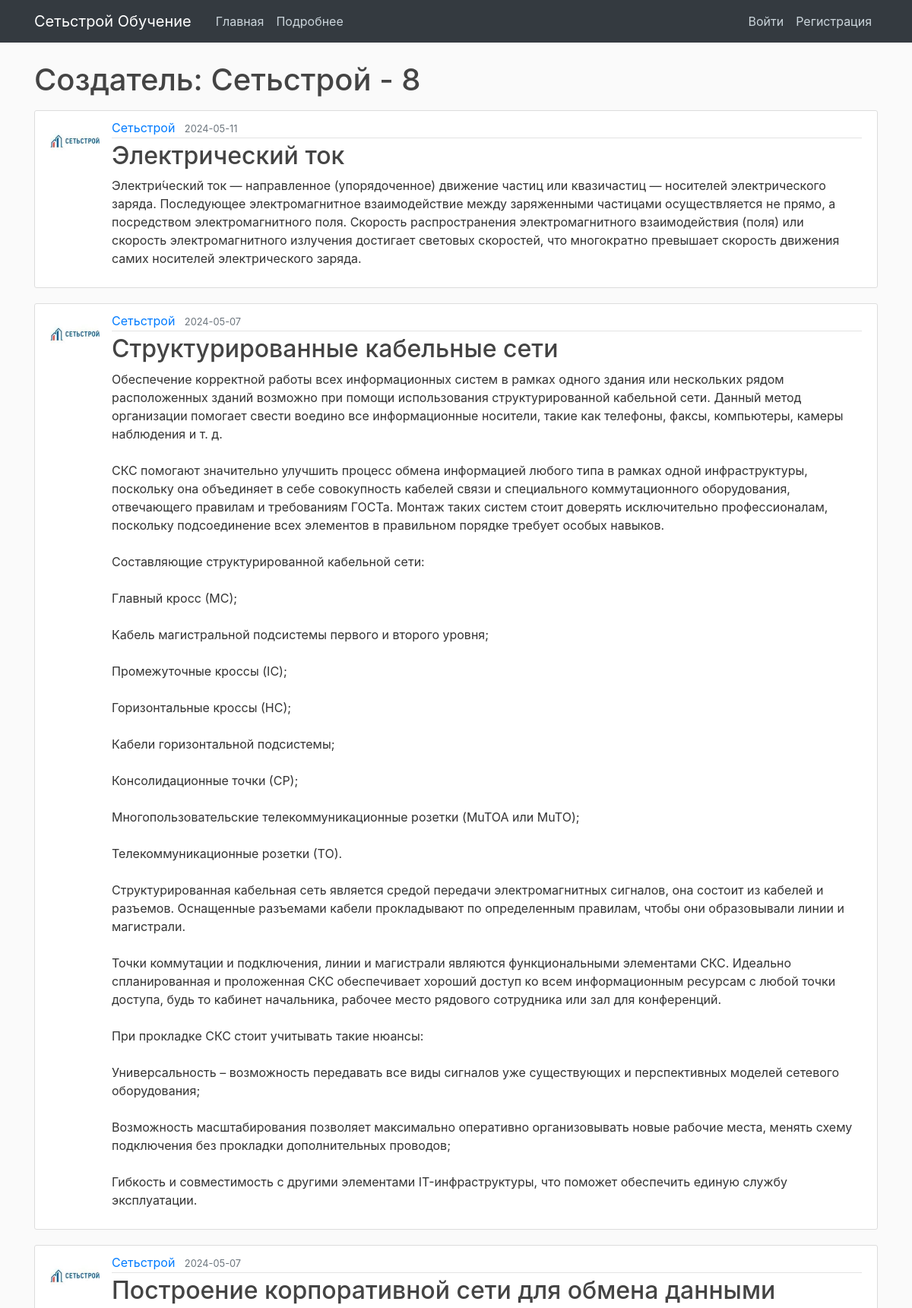
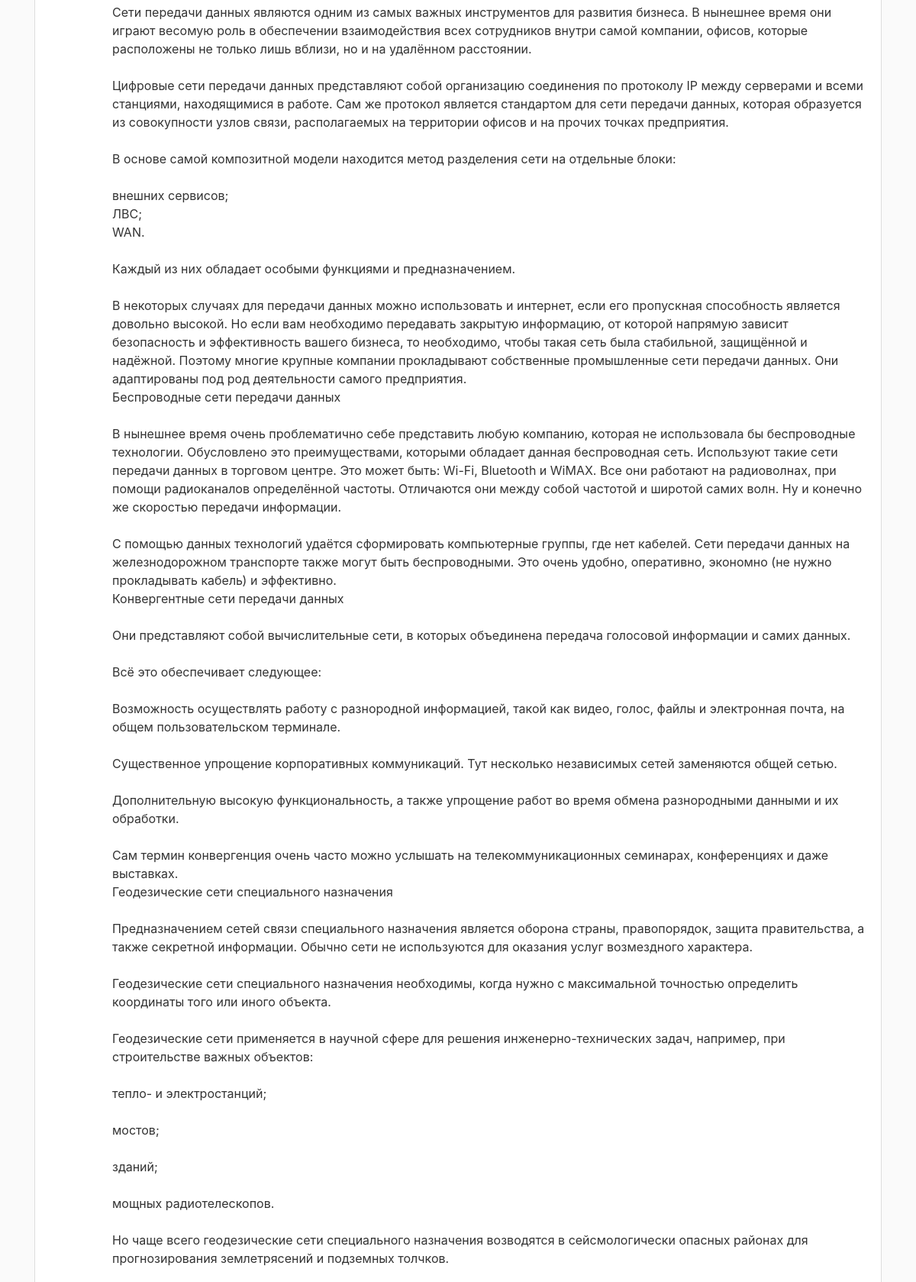
The page /user/Сетьстрой (upper part) on the database its author committed (2 pictures, top to bottom).
### main/models.py (models this page shows, shortened)
class User(db.Model, UserMixin):
    id = db.Column(db.Integer, primary_key=True)
    username = db.Column(db.String(70), nullable=False)
    email = db.Column(db.String(120), unique=True, nullable=False)
    image_file = db.Column(db.String(20), nullable=False, default='default.jpg')
    password = db.Column(db.String(60), nullable=False)
    role = db.Column(db.Integer, default=0)
    posts = db.relationship('Post', backref='author', lazy=True)
    passed_tests = db.relationship('PassedTests', backref='passed', lazy=True)

class Post(db.Model):
    id = db.Column(db.Integer, primary_key=True)
    title = db.Column(db.String(100), nullable=False)
    date_posted = db.Column(db.DateTime, nullable=False, default=datetime.utcnow)
    content = db.Column(db.Text, nullable=False, default='default.jpg')
    user_id = db.Column(db.Integer, db.ForeignKey('user.id'), nullable=False)
    questions = db.relationship('Publication', backref='availableTests', lazy=True)

### main/routes.py (the view)
@app.route("/user/<string:username>")
def user_posts(username):
    page = request.args.get('page', 1, type=int)
    user = User.query.filter_by(username=username).first_or_404()
    posts = Post.query.filter_by(author=user)\
        .order_by(Post.date_posted.desc())\
        .paginate(page=page, per_page=6)
    return render_template('user_posts.html', posts=posts, user=user)

### main/templates/user_posts.html (shortened to what this page needs)
{% extends "layout.html" %}
{% block content %}
    <h1 class="mb-3">Создатель: {{ user.username }} - {{ posts.total }}</h1>
    {% for post in posts.items %}
        <article class="media content-section">
          <img class="rounded-circle article-img" src="{{ url_for('static', filename='profile_pics/' + post.author.image_file) }}">
          <div class="media-body">
            <div class="article-metadata">
              <a class="mr-2" href="{{ url_for('user_posts', username=post.author.username) }}">{{ post.author.username }}</a>
              <small class="text-muted">{{ post.date_posted.strftime('%Y-%m-%d') }}</small>
            </div>
            <h2><a class="article-title" href="{{ url_for('post', post_id=post.id) }}">{{ post.title }}</a></h2>
            <p class="article-content">{{ post.content }}</p>
          </div>
        </article>
    {% endfor %}
{% endblock content %}

### main/static/main.css (style rules this page uses)
body { background: #fafafa; color: #333333; margin-top: 5rem; }
h1, h2, h3, h4, h5, h6 { color: #444444; }
.content-section { background: #ffffff; padding: 10px 20px; border: 1px solid #dddddd; border-radius: 3px; margin-bottom: 20px; }
.article-title { color: #444444; }
.article-content { white-space: pre-line; }
.article-img { height: 65px; width: 65px; margin-right: 16px; }
.article-metadata { padding-bottom: 1px; margin-bottom: 4px; border-bottom: 1px solid #e3e3e3 }

### rows shown on the page
User: username "Сетьстрой"
Post: image_file (picture), author.username "Сетьстрой", date_posted "2024-05-11", title "Электрический ток", content "Электри́ческий ток — направленное (упорядоченное) движение частиц или квазичастиц — носителей электрического заряда. Последующее электромагнитное взаимодействие между заряженными частицами осуществляется не прямо, а посредством электромагнитного поля. Скорость распространения электромагнитного взаимодействия (поля) или скорость электромагнитного излучения достигает световых скоростей, что многократно превышает скорость движения самих носителей электрического заряда."
Post: image_file (picture), author.username "Сетьстрой", date_posted "2024-05-07", title "Структурированные кабельные сети", content "Обеспечение корректной работы всех информационных систем в рамках одного здания или нескольких рядом расположенных зданий возможно при помощи использования структурированной кабельной сети. Данный метод организации помогает свести воедино все информационные носители, такие как телефоны, факсы, компьютеры, камеры наблюдения и т. д. СКС помогают значительно улучшить процесс обмена информацией любого типа в рамках одной инфраструктуры, поскольку она объединяет в себе совокупность кабелей связи и специального коммутационного оборудования, отвечающего правилам и требованиям ГОСТа. Монтаж таких систем стоит доверять исключительно профессионалам, поскольку подсоединение всех элементов в правильном…"
Post: image_file (picture), author.username "Сетьстрой", date_posted "2024-05-07", title "Построение корпоративной сети для обмена данными"

### other values the page prints
{{ posts.total }} "8"
